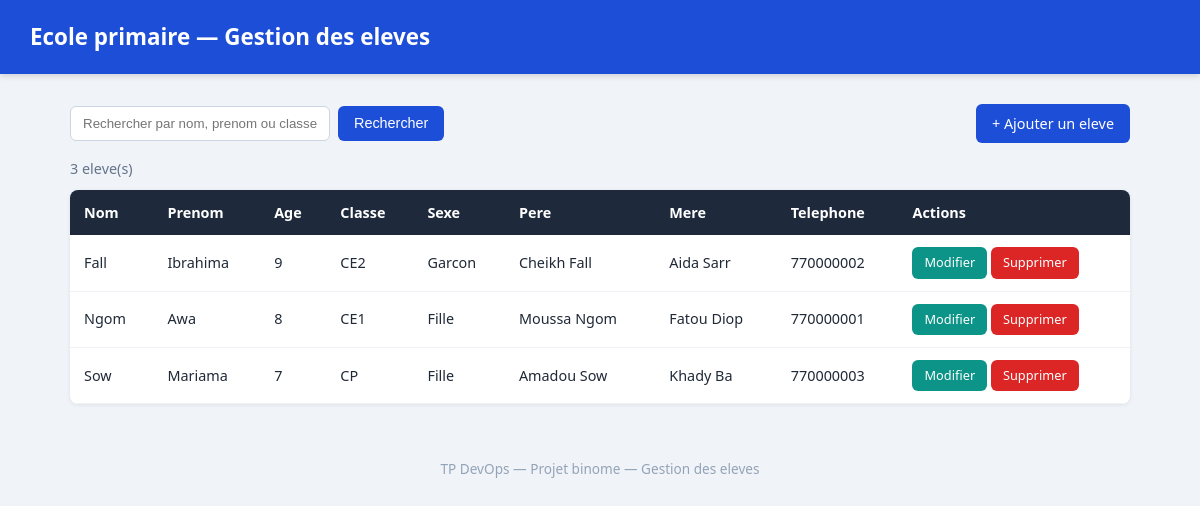
The page / on the database its author committed.
### tables this page shows
CREATE TABLE IF NOT EXISTS eleves (
    id              INT AUTO_INCREMENT PRIMARY KEY,
    nom             VARCHAR(50)  NOT NULL,
    prenom          VARCHAR(50)  NOT NULL,
    age             INT          NOT NULL,
    classe          VARCHAR(20)  NOT NULL,
    sexe            VARCHAR(10)  NOT NULL,
    nom_pere        VARCHAR(100) DEFAULT NULL,
    nom_mere        VARCHAR(100) DEFAULT NULL,
    telephone       VARCHAR(20)  DEFAULT NULL,
    date_creation   TIMESTAMP    DEFAULT CURRENT_TIMESTAMP
);

### index.php (the view, shortened to what this page needs)
<?php
require 'config.php';
$recherche = isset($_GET['q']) ? trim($_GET['q']) : '';
if ($recherche !== '') {
    $stmt = $pdo->prepare(
        "SELECT * FROM eleves
         WHERE nom LIKE :q OR prenom LIKE :q OR classe LIKE :q
         ORDER BY nom, prenom"
    );
    $stmt->execute([':q' => '%' . $recherche . '%']);
} else {
    $stmt = $pdo->query("SELECT * FROM eleves ORDER BY nom, prenom");
}
$eleves = $stmt->fetchAll();
?>
<!DOCTYPE html>
<html lang="fr">
<head>
    <link rel="stylesheet" href="style.css">
</head>
<body>
    <header class="topbar">
        <h1>Ecole primaire — Gestion des eleves</h1>
    </header>
    <main class="container">
        <div class="toolbar">
            <form method="get" class="search">
                <input type="text" name="q" placeholder="Rechercher par nom, prenom ou classe..."
                       value="<?= htmlspecialchars($recherche) ?>">
                <button type="submit">Rechercher</button>
            </form>
            <a class="btn-primary" href="ajouter.php">+ Ajouter un eleve</a>
        </div>
        <p class="count"><?= count($eleves) ?> eleve(s)</p>
        <table>
            <thead>
                <tr>
                    <th>Nom</th>
                    <th>Prenom</th>
                    <th>Age</th>
                    <th>Classe</th>
                    <th>Sexe</th>
                    <th>Pere</th>
                    <th>Mere</th>
                    <th>Telephone</th>
                    <th>Actions</th>
                </tr>
            </thead>
            <tbody>
                <?php if (count($eleves) === 0): ?>
                    <tr><td colspan="9" class="empty">Aucun eleve pour le moment.</td></tr>
                <?php else: ?>
                    <?php foreach ($eleves as $e): ?>
                        <tr>
                            <td><?= htmlspecialchars($e['nom']) ?></td>
                            <td><?= htmlspecialchars($e['prenom']) ?></td>
                            <td><?= (int)$e['age'] ?></td>
                            <td><?= htmlspecialchars($e['classe']) ?></td>
                            <td><?= htmlspecialchars($e['sexe']) ?></td>
                            <td><?= htmlspecialchars($e['nom_pere']) ?></td>
                            <td><?= htmlspecialchars($e['nom_mere']) ?></td>
                            <td><?= htmlspecialchars($e['telephone']) ?></td>
                            <td class="actions">
                                <a class="btn-edit" href="modifier.php?id=<?= $e['id'] ?>">Modifier</a>
                                <a class="btn-del" href="supprimer.php?id=<?= $e['id'] ?>"
                                   onclick="return confirm('Supprimer cet eleve ?');">Supprimer</a>
                            </td>
                        </tr>
                    <?php endforeach; ?>
                <?php endif; ?>
            </tbody>
        </table>
    </main>
    <footer class="footer">
        <p>TP DevOps — Projet binome — Gestion des eleves</p>
    </footer>
</body>
</html>

### style.css (style rules this page uses)
* { box-sizing: border-box; margin: 0; padding: 0; }
body { font-family: 'Segoe UI', Tahoma, Arial, sans-serif; background: #f0f4f8; color: #1f2937; line-height: 1.5; }
.topbar { background: #1d4ed8; color: #fff; padding: 20px 30px; box-shadow: 0 2px 6px rgba(0,0,0,.15); }
.topbar h1 { font-size: 1.4rem; font-weight: 600; }
.container { max-width: 1100px; margin: 30px auto; padding: 0 20px; }
.toolbar { display: flex; justify-content: space-between; align-items: center; gap: 15px; flex-wrap: wrap; margin-bottom: 15px; }
.search { display: flex; gap: 8px; flex-wrap: wrap; }
.search input { padding: 9px 12px; border: 1px solid #cbd5e1; border-radius: 6px; min-width: 260px; }
.count { color: #64748b; margin-bottom: 10px; font-size: .9rem; }
button, .btn-primary, .btn-light, .btn-edit, .btn-del { cursor: pointer; border: none; border-radius: 6px; padding: 9px 16px; font-size: .9rem; text-decoration: none; display: inline-block; transition: background .15s; }
.btn-primary, .search button { background: #1d4ed8; color: #fff; }
table { width: 100%; border-collapse: collapse; background: #fff; border-radius: 8px; overflow: hidden; box-shadow: 0 1px 4px rgba(0,0,0,.08); }
thead { background: #1e293b; color: #fff; }
th, td { padding: 12px 14px; text-align: left; font-size: .9rem; }
tbody tr { border-bottom: 1px solid #eef2f7; }
.actions { white-space: nowrap; }
.btn-edit { background: #0d9488; color: #fff; padding: 6px 12px; font-size: .8rem; }
.btn-del { background: #dc2626; color: #fff; padding: 6px 12px; font-size: .8rem; }
.footer { text-align: center; color: #94a3b8; padding: 25px; font-size: .85rem; }

### rows shown on the page
eleves: nom "Fall", prenom "Ibrahima", age "9", classe "CE2", sexe "Garcon", nom_pere "Cheikh Fall", nom_mere "Aida Sarr", telephone "770000002"
eleves: nom "Ngom", prenom "Awa", age "8", classe "CE1", sexe "Fille", nom_pere "Moussa Ngom", nom_mere "Fatou Diop", telephone "770000001"
eleves: nom "Sow", prenom "Mariama", age "7", classe "CP", sexe "Fille", nom_pere "Amadou Sow", nom_mere "Khady Ba", telephone "770000003"

### other values the page prints
count($eleves) "3"
